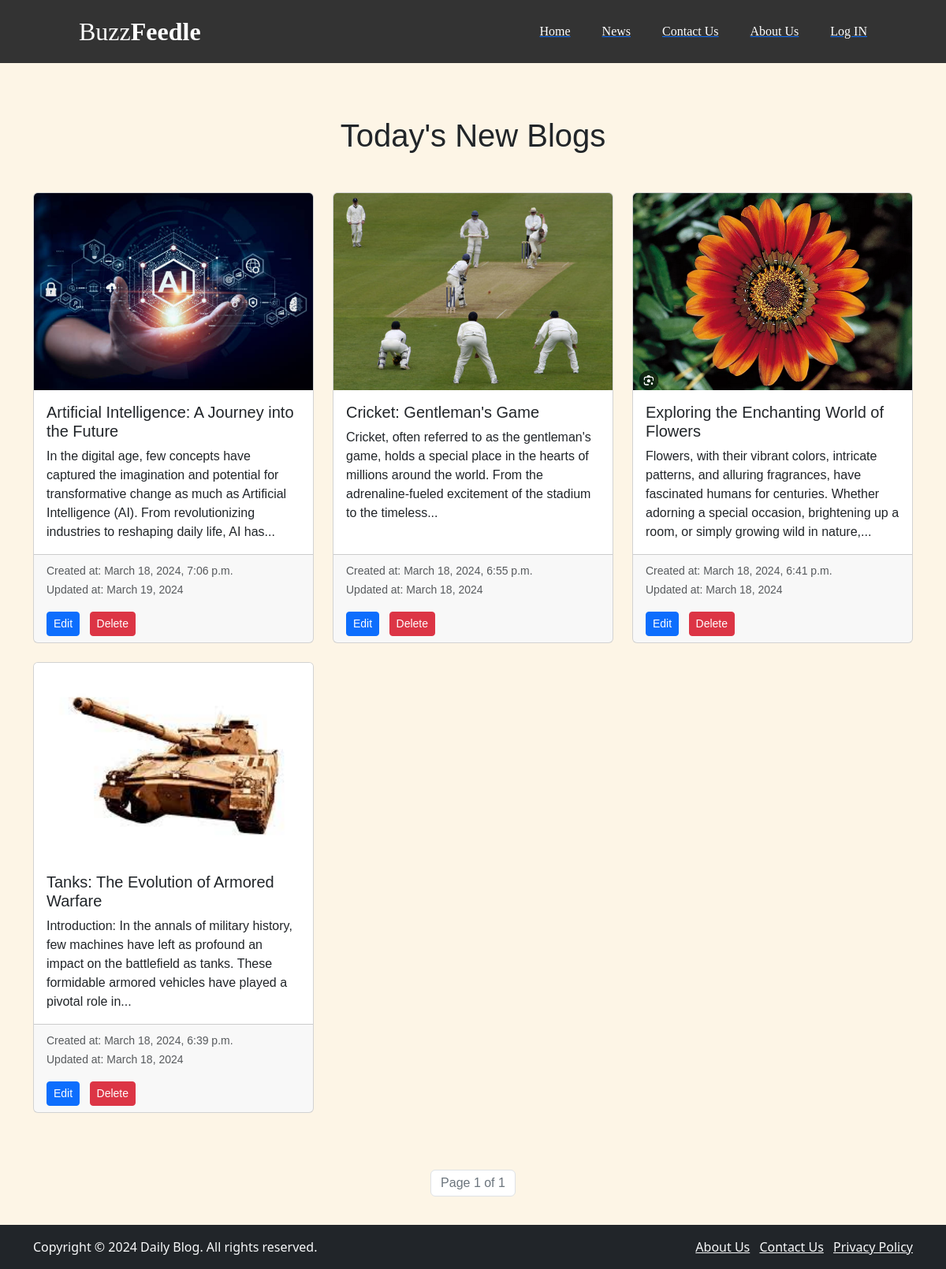
The app's page /, older data.
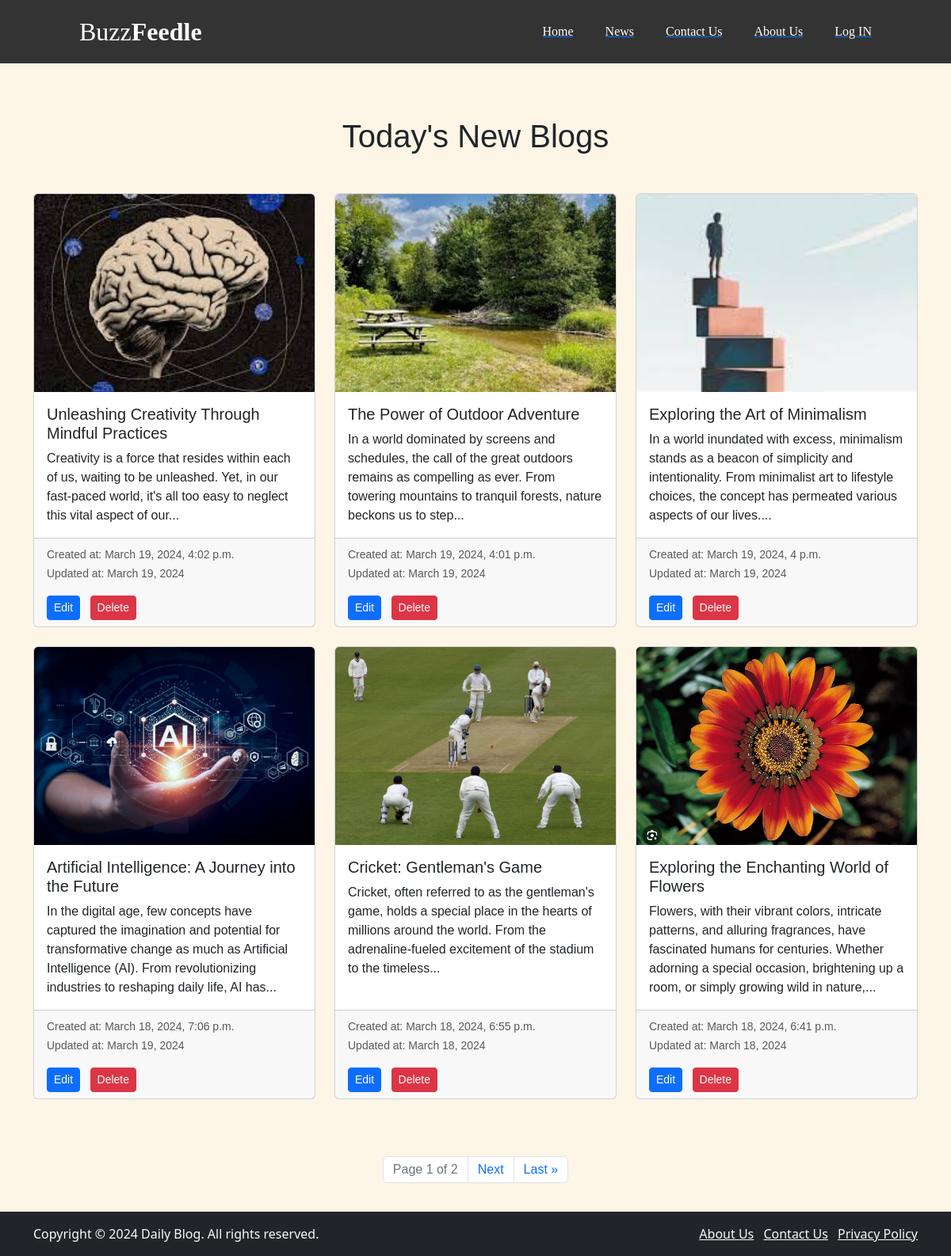
The same page, newer data.
### App/models.py (models this page shows, shortened)
class Product(models.Model):
    author = models.CharField(max_length=50)
    name = models.CharField(max_length=255)
    description = models.TextField()
    image = models.ImageField(upload_to='products/')
    created_at = models.DateTimeField(auto_now_add=True)
    updated_at = models.DateField(auto_now=True)
    def short_description(self):
        word = self.description.split()  #spilt the word into list
        if len(word) > 50:  # if word are greater than 50 then
            return " ".join(word[:30]) + "..."
        else:
            return self.description

### App/views.py (the view)
# urls.py: path('', views.product_list, name='product_list'),
def product_list(request):
    products = Product.objects.all().order_by('-id')  # Retrieve all products and reverse their order
    page = Paginator(products, 6)
    page_number = request.GET.get('page')
    try:
        page_obj = page.get_page(page_number)  # returns the desired page object
    except PageNotAnInteger:
        page_obj = page.page(1)
    except EmptyPage:
        page_obj = page.page(page.num_pages)
    return render(request, "index.html", {"products" : page_obj })

### App/templates/index.html (shortened to what this page needs)
{% extends 'base.html' %}
{% block content %}
<body>
	<div class="container mt-5">
		<h1 class="text-center mb-5">Today's New Blogs</h1>
		<div class="row">
			{% for product in products %}
			<div class="col-md-4 mb-4">
				<div class="card h-100">
					<a href="{% url 'product_detail' pk=product.pk %}" style="text-decoration: none; color: inherit;">
						<img src="{{ product.image.url }}" alt="{{ product.created_name }}" class="card-img-top"
						style="height: 250px; object-fit: cover;">
					<div class="card-body">
						<h5 class="card-title">{{ product.name }}</h5>
						</a>
						<p class="card-text">{{ product.short_description }}</p>
					</div>
					<div class="card-footer">
						<small class="text-muted">Created at: {{ product.created_at }}</small><br>
						<small class="text-muted">Updated at: {{ product.updated_at }}</small>
						<div class="mt-3">
							<a href="{% url 'edit_product' product.pk %}" class="btn btn-primary btn-sm mr-2">Edit</a>
							<a href="{% url 'delete_product' product.pk %}" class="btn btn-danger btn-sm">Delete</a>
						</div>
					</div>
				</div>
			</div>
			{% endfor %}
	<nav aria-label="Page navigation">
		<ul class="pagination justify-content-center mt-5">
			<li class="page-item disabled">
				<span class="page-link">
					Page {{ products.number }} of {{ products.paginator.num_pages }}
				</span>
			</li>
			{% if products.has_next %}
			<li class="page-item">
				<a class="page-link" href="?page={{ products.next_page_number }}" aria-label="Next">
					<span aria-hidden="true">Next</span>
				</a>
			</li>
			<li class="page-item">
				<a class="page-link" href="?page={{ products.paginator.num_pages }}" aria-label="Last">
					<span aria-hidden="true">Last &raquo;</span>
				</a>
			</li>
			{% endif %}
		</ul>
	</nav>
{% endblock %}

### App/templates/base.html (shortened to what this page needs)
{% load static %}
<!DOCTYPE html>
<html lang="en">
<head>
    <link rel="stylesheet" type="text/css" href="{% static 'css/stylesheet.css' %}">
    <link rel="stylesheet" href="https://maxcdn.bootstrapcdn.com/bootstrap/4.5.2/css/bootstrap.min.css">
    <link href="https://cdn.jsdelivr.net/npm/bootstrap@5.3.3/dist/css/bootstrap.min.css" rel="stylesheet"
>
</head>
<body>
    {% include 'particals/_header.html' %}
    <div class="content">
        {% block content %}
        {% endblock %}
    {% include 'particals/_footer.html' %}
</body>
</html>

### App/templates/particals/_header.html
{% load static %}
<div class="header">
    <div class="inner_header">
        <div class="logo_container">
            <h1>Buzz<span>Feedle</span></h1>
        </div>
        <ul class="navigation">
            <a class="active" href="{% url 'product_list' %}"><li>Home</li></a>
            <a href=""><li>News</li></a>
            <a href="{% url 'contact_page' %}"><li>Contact Us</li></a>
            <a href="{% url 'about_page' %}"><li>About Us</li></a>
            <a href=""><li>Log IN</li></a>
        </ul>
    </div>
</div>

### App/templates/particals/_footer.html
{% load static %}
<footer class="bg-dark text-light mt-auto">
    <div class="container py-3">
        <div class="row">
            <div class="col-md-6">
                <p class="text-center text-md-start mb-0">Copyright &copy; 2024 Daily Blog. All rights reserved.</p>
            </div>
            <div class="col-md-6">
                <ul class="list-inline text-center text-md-end mb-0">
                    <li class="list-inline-item"><a href="#" class="text-light">About Us</a></li>
                    <li class="list-inline-item"><a href="#" class="text-light">Contact Us</a></li>
                    <li class="list-inline-item"><a href="#" class="text-light">Privacy Policy</a></li>
                </ul>
            </div>
        </div>
    </div>
</footer>

### App/static/css/stylesheet.css (style rules this page uses)
body { font-family: Arial, Helvetica, sans-serif; margin: 0; padding: 0; background-color: antiquewhite; }
.header { width: 100%; height: 80px; display: block; background-color: #333; }
.inner_header { width: 1000px; height: 100%; display: block; margin: 0 auto; }
.logo_container { height:100%; display: table; float: left; }
.logo_container h1 { color: white; height: 100%; display: table-cell; vertical-align: middle; font-family: 'Gill Sans MT'; font-size: 32px; font-weight: 200; }
.logo_container h1 span { font-weight: 800; }
.navigation { float: right; height:100%; }
.navigation a { height: 100%; display: table; float: left; padding: 0px 20px; }
.navigation a:last-child { padding-right: 0; }
.navigation a li { display: table-cell; vertical-align: middle; height: 100%; color: white; font-family: 'Gill Sans MT'; font-size: 16px; }
.content { padding: 20px; background-color: #fdf5e6; font-family: Arial, Helvetica, sans-serif; margin: 0; }

Row changes from the older to the newer data that the page shows:
no longer on this page (row unchanged): Product: image (picture), name "Tanks: The Evolution of Armored Warfare", short_description "Introduction: In the annals of military history, few machines have left as profound an impact on the battlefield as tanks. These formidable armored vehicles have played a pivotal role in...", created_at "March 18, 2024, 6:39 p.m.", updated_at "March 18, 2024"
added Product: image (picture), name "Unleashing Creativity Through Mindful Practices", short_description "Creativity is a force that resides within each of us, waiting to be unleashed. Yet, in our fast-paced world, it's all too easy to neglect this vital aspect of our...", created_at "March 19, 2024, 4:02 p.m.", updated_at "March 19, 2024"
added Product: image (picture), name "The Power of Outdoor Adventure", short_description "In a world dominated by screens and schedules, the call of the great outdoors remains as compelling as ever. From towering mountains to tranquil forests, nature beckons us to step...", created_at "March 19, 2024, 4:01 p.m.", updated_at "March 19, 2024"
added Product: image (picture), name "Exploring the Art of Minimalism", short_description "In a world inundated with excess, minimalism stands as a beacon of simplicity and intentionality. From minimalist art to lifestyle choices, the concept has permeated various aspects of our lives....", created_at "March 19, 2024, 4 p.m.", updated_at "March 19, 2024"
Text that changed along with them:
{{ products.paginator.num_pages }}: "1" → "2"
text now shown: "Next Last »"
